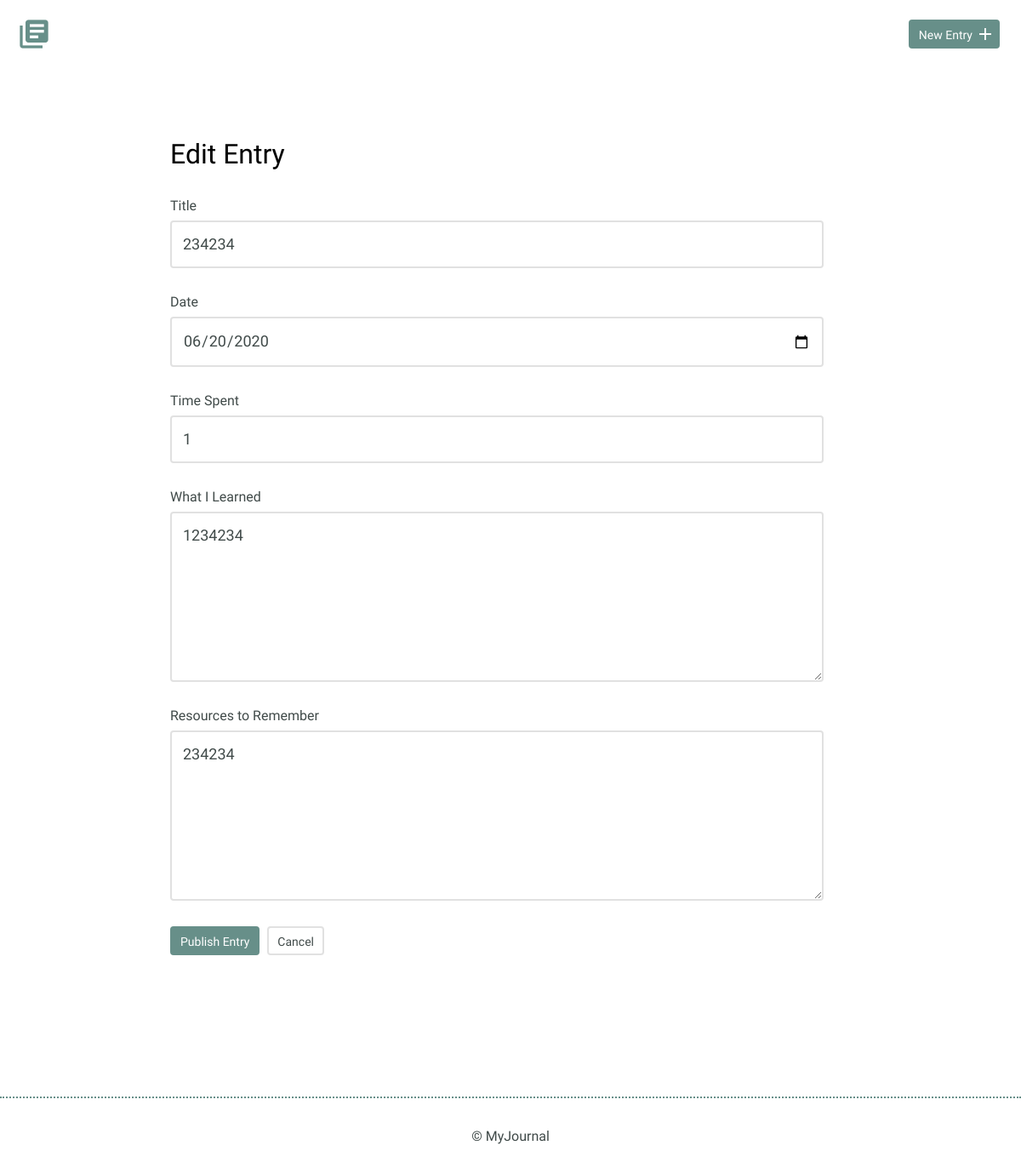
Page /edit.php?id=8 on the earlier database version.
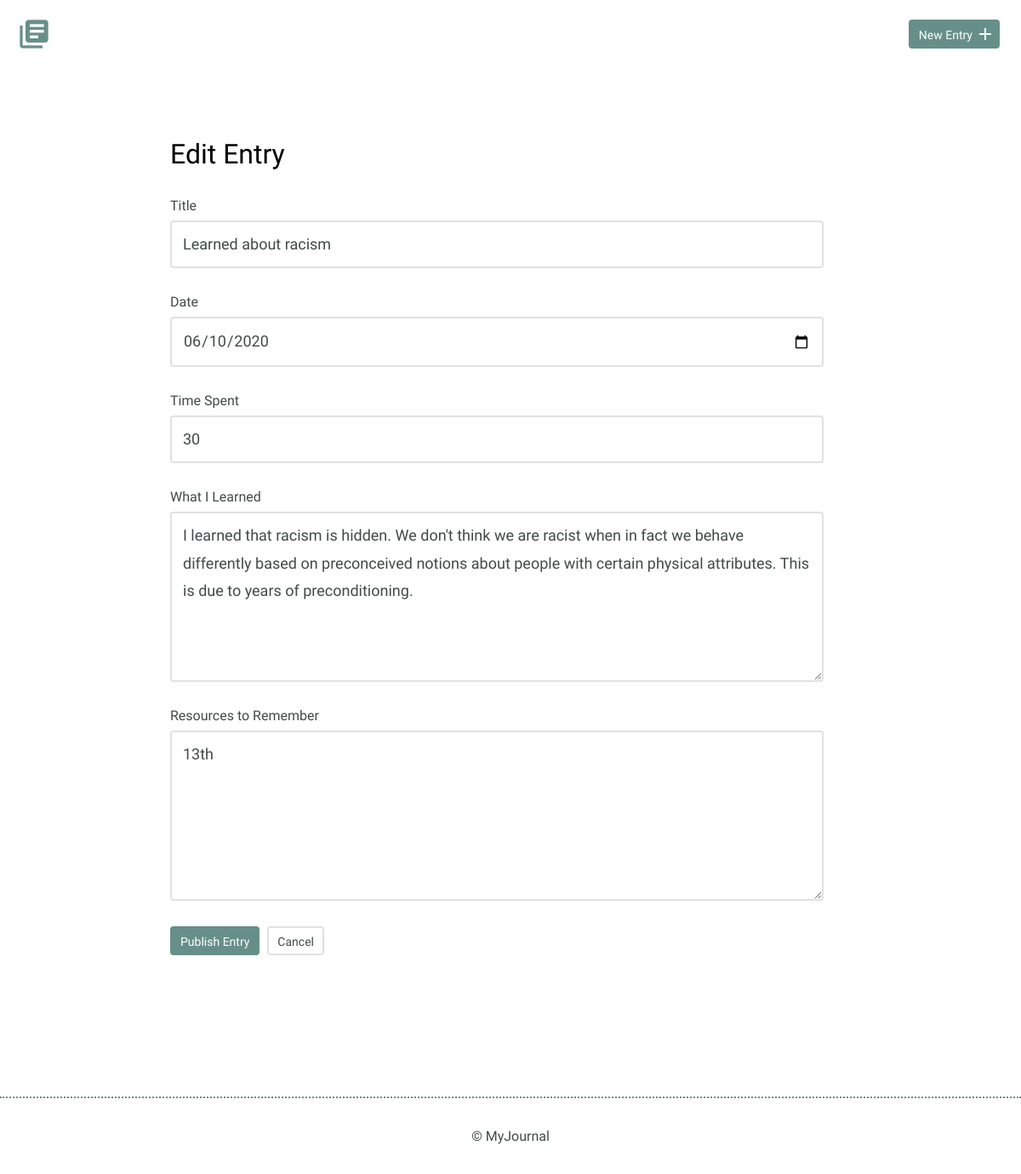
Same page on the later database version.
### tables this page shows
CREATE TABLE "entries" (
	`id`	INTEGER,
	`title`	TEXT,
	`date`	TEXT,
	`time_spent`	INTEGER,
	`learned`	BLOB,
	`resources`	BLOB,
	PRIMARY KEY(`id`)
);

### inc/functions.php (called while the page is built, shortened)
<?php
function getEntryDetails($id) {
    include 'connection.php';
    try {
        $sql = "SELECT title, date, time_spent, learned, resources FROM entries WHERE id = ?";
        $results = $db->prepare($sql);
        $results->bindValue(1, $id, PDO::PARAM_INT);
        $results->execute();
    } catch (Exception $e) {
        echo 'error: ' . $e->getMessage();
    }
    return $results->fetch(PDO::FETCH_ASSOC);
}

### edit.php (the view, shortened to what this page needs)
<?php
include 'inc/functions.php';
if (isset($_GET['id'])) {
    $id = filter_input(INPUT_GET, 'id', FILTER_SANITIZE_NUMBER_INT);
    if(getEntryDetails($id)) {
        $entry_details = getEntryDetails($id);
    } else {
        $error_msg = 'Unable to get details for that item. Check your item id to make sure its valid.';
    }
}
?>
<html>
    <head>
        <link rel="stylesheet" href="css/normalize.css">
        <link rel="stylesheet" href="css/site.css">
    </head>
    <body>
    <?php include 'header.php' ?>
        <section>
            <div class="container">
                <div class="edit-entry">
                    <h2>Edit Entry</h2>
                    <form method="post" action="edit.php">
                        <label for="title"> Title</label>
                        <input id="title" type="text" name="title" value="<?php
                                if(isset($entry_details)){
                                    echo $entry_details['title'];
                            }?>"><br>
                        <label for="date">Date</label>
                        <input id="date" type="date" name="date" value="<?php
                                if(isset($entry_details)){
                                    echo $entry_details['date'];
                            }?>"><br>
                        <label for="time-spent"> Time Spent</label>
                        <input id="time-spent" type="text" name="time_spent" value="<?php
                                if(isset($entry_details)){
                                echo $entry_details['time_spent'];
                            }?>"><br>
                        <label for="what-i-learned">What I Learned</label>
                        <textarea id="what-i-learned" rows="5" name="learned"><?php
                                if(isset($entry_details)){
                                    echo $entry_details['learned'];
                            }?>
                        </textarea>
                        <label for="resources-to-remember">Resources to Remember</label>
                        <textarea id="resources-to-remember" rows="5" name="resources"><?php
                                if(isset($entry_details)){
                                    echo $entry_details['resources'];
                            }?>
                        </textarea>
                        <input type="submit" value="Publish Entry" class="button">
                        <a href="#" class="button button-secondary">Cancel</a>
                    </form>
                </div>
            </div>
        </section>
        <?php include 'footer.php'; ?>
    </body>
</html>

Differences in the rows shown:
changed entries: title "234234" → "Learned about racism"; date "06/20/2020" → "06/10/2020"; time_spent "1" → "30"; learned "1234234" → "I learned that racism is hidden. We don't think we are racist when in fact we behave differently based on preconceived notions about people with certain physical attributes. This is due to years of preconditioning."; resources "234234" → "13th"
